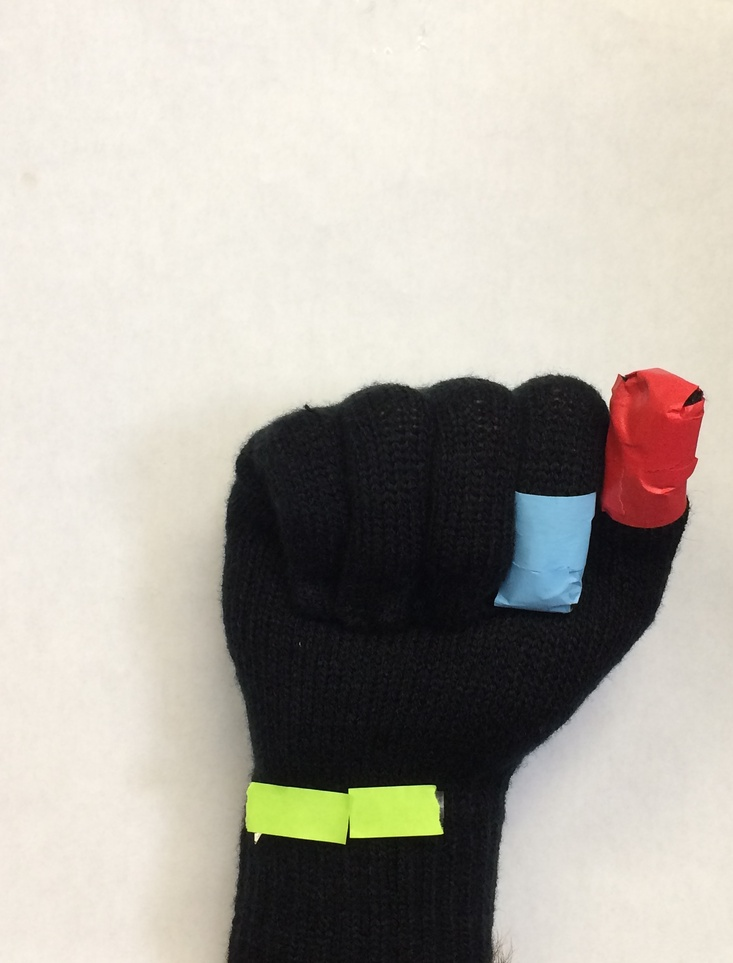
%> input picture A.JPG, 733 x 963 px, shrunk from 1472 x 1935 before the run
$ octave --eval "result = findred('A.JPG');"   (GNU Octave 9; MATLAB toolbox functions it lacks are replaced by stand-ins)
%> lines starting %> are read from the running program, lines starting %| are printed output that depends on the picture; in (x1, y1, x2, y2) boxes, pixels count from 0 and x2, y2 are one past the last pixel; in counts of white or black regions, pixels touching at a corner belong together; the program's own positions count from 1
function[red_tag] = findred(image)
%> called with image = 'A.JPG'
% Function is designed to find the spatial position of the red tag worn on
% the thumb of the glove in the input image.
% PARAMETERS
% image str: image file of the hand
% OUTPUT
% red_tag: single index approximating pixel at center of the red tag
%%%%%%%%%%%%%%%%%%%%%%%%%%%%%%%%%%%%%%%%%%%%%%%%%%%%%%%%%%%%%%%%%%%%%%%%%%

% 1. Import image
an_image = imread(image);
%> an_image is the input picture: size 963x733x3 uint8; mean R, G, B 178.3, 173.4, 164.8

% 2. Define boundaries for hue corresponding to known red tag
max_R = 255;
min_R = 132;
max_G = 95;
min_G = 28;
max_B = 98;
min_B = 29;

% 3. Define each color matrix
R = an_image(:,:,1); % red
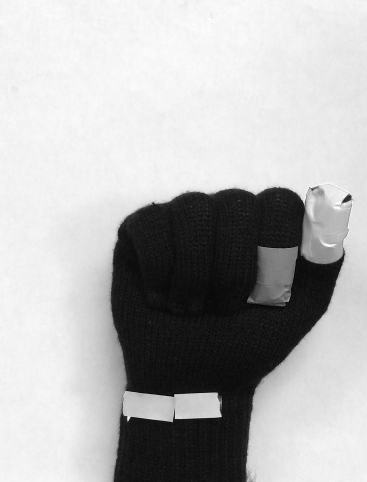
%> R: size 963x733 uint8 (shown at 1/2 size); min 0, max 255, mean 178.3
G = an_image(:,:,2); % green
B = an_image(:,:,3); % blue
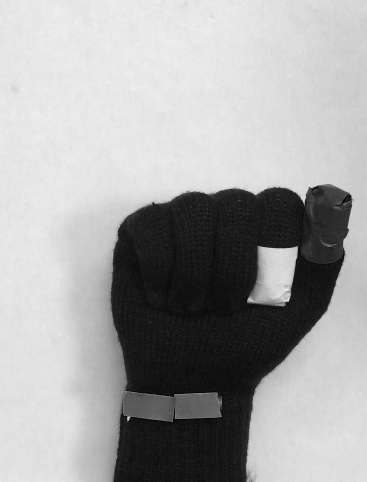
%> B: size 963x733 uint8 (shown at 1/2 size); min 0, max 244, mean 164.8

% 4. Specify the indices that fall within boundary guidelines
red_R = R >= min_R & R <= max_R;
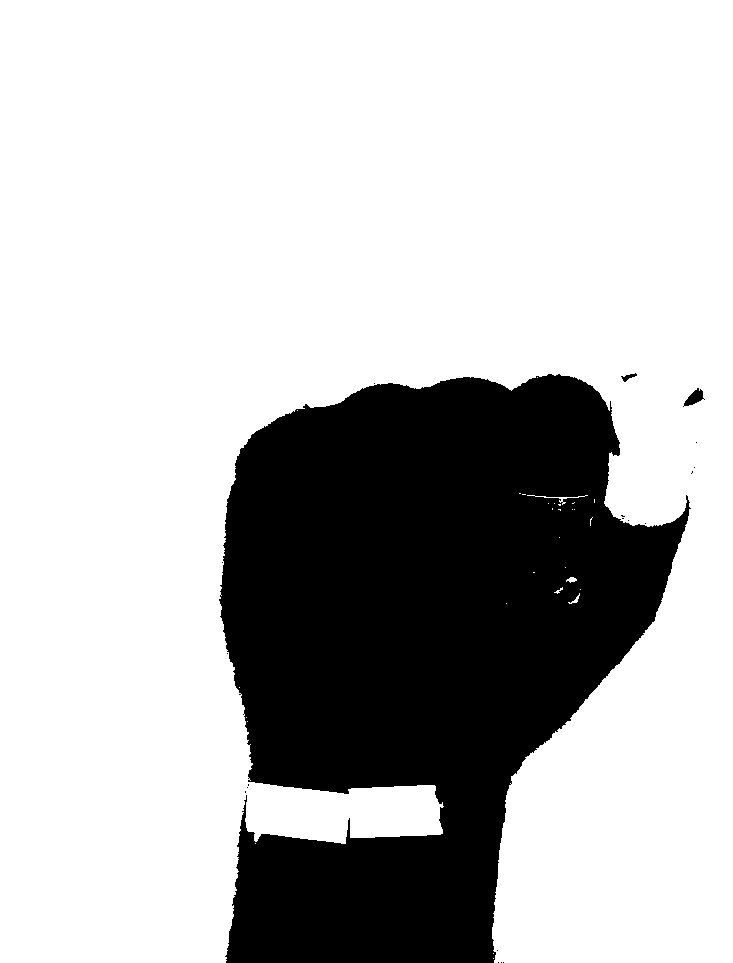
%> red_R: size 963x733 logical; 73.7% white; 20 black regions (17 under 20 px), largest, box (x1, y1, x2, y2) and area: (219, 374, 691, 963) 185596, (683, 388, 705, 407) 194, (621, 373, 637, 382) 59
red_G = G >= min_G & G <= max_G;
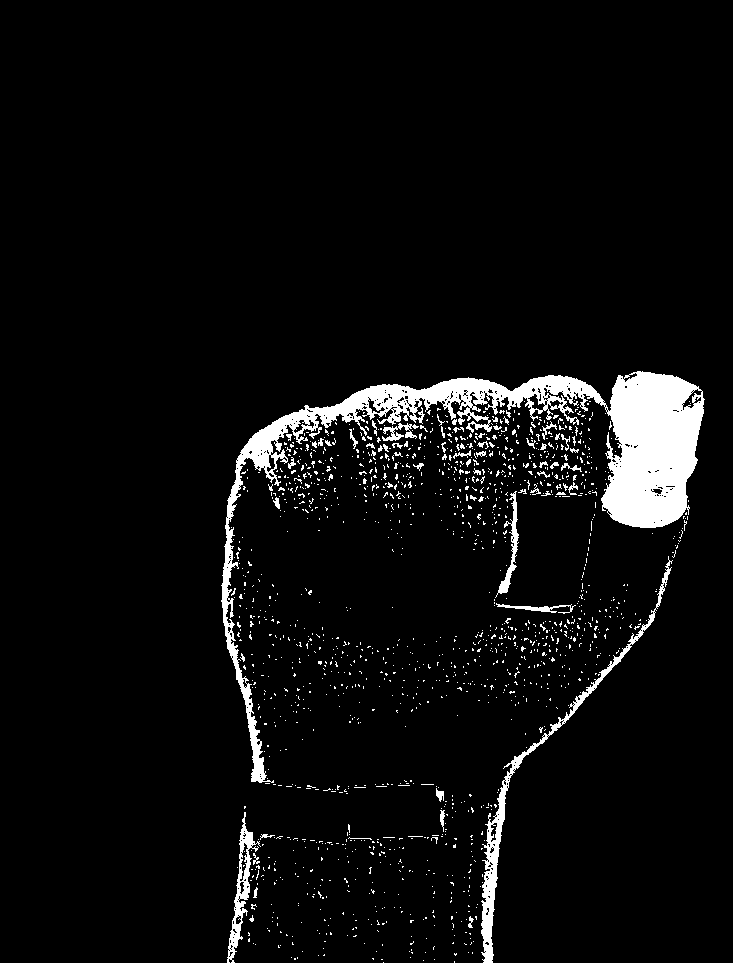
%> red_G: size 963x733 logical; 5.1% white; 1521 white regions (1464 under 20 px), largest, box (x1, y1, x2, y2) and area: (221, 371, 705, 783) 23454, (481, 556, 673, 963) 3159, (227, 812, 261, 963) 1215
red_B = B >= min_B & B <= max_B;
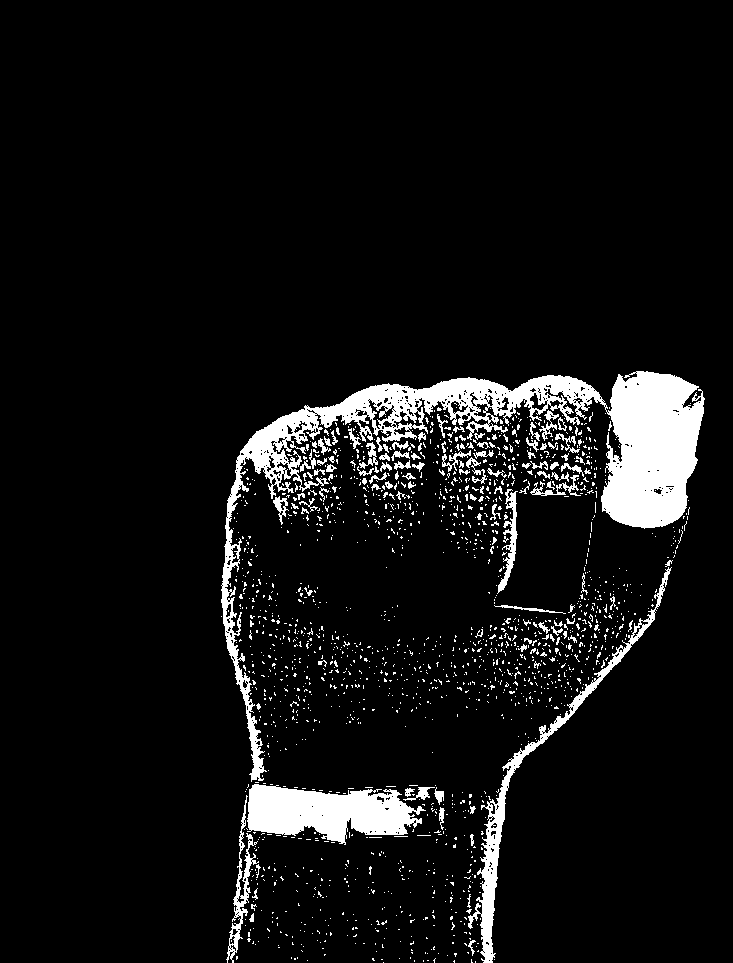
%> red_B: size 963x733 logical; 7.3% white; 1788 white regions (1667 under 20 px), largest, box (x1, y1, x2, y2) and area: (221, 371, 705, 782) 26118, (247, 784, 426, 845) 6914, (468, 567, 672, 963) 4169

% 5. Identify the corresponding indices within imported image and find
% approximate central one
red_tag = red_R & red_G & red_B;
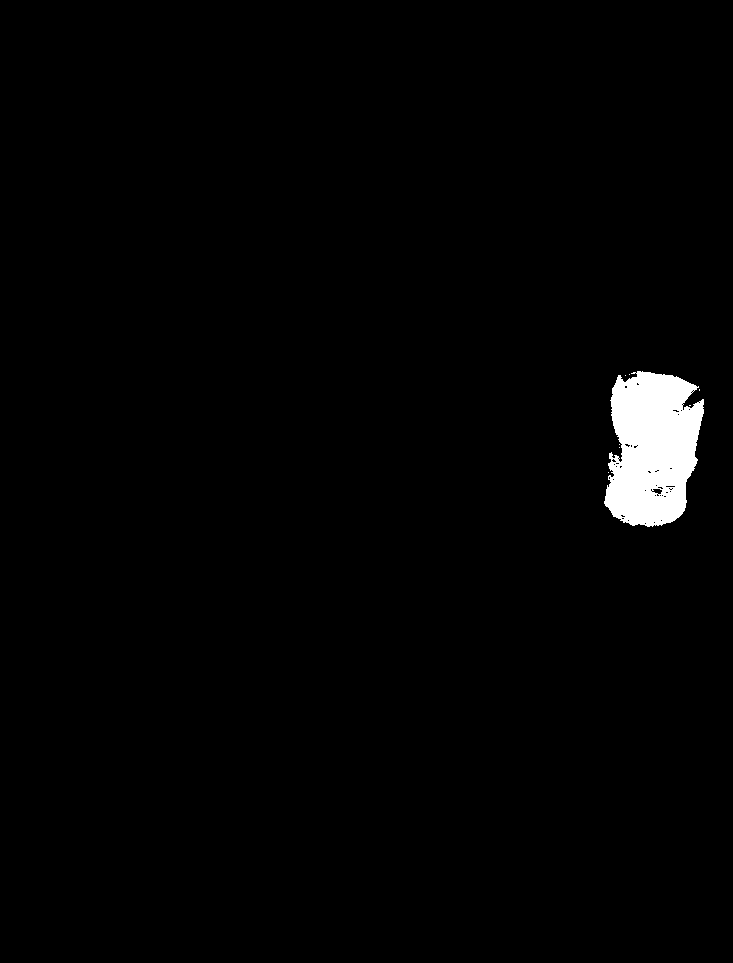
%> red_tag: size 963x733 logical; 1.7% white; 8 white regions (7 under 20 px), largest, box (x1, y1, x2, y2) and area: (604, 371, 704, 527) 11694
red_tag = find(red_tag == 1);
%> red_tag = 11703 values from 582154 to 677403
red_tag = median(red_tag);
%> red_tag = 628270
red_tag = round(red_tag); % must round to nearest integer since indices
% cannot be decimals AND using the median command in line 34 may produce a
% decimal

% 6. Initialize tagged image and attempt to mark that pixel
tagged_image = an_image;
try
    tagged_image(red_tag) = 0;
%> tagged_image: size 963x733x3 uint8; under 0.01% of pixels changed, all inside (x1, y1, x2, y2) = (652, 393, 653, 394)
catch
    red_tag = 'None'; % this is for if red tag is completely hidden in image
end

% [7 lines of commented-out code are left out]

end

$ run again, on A2.JPG
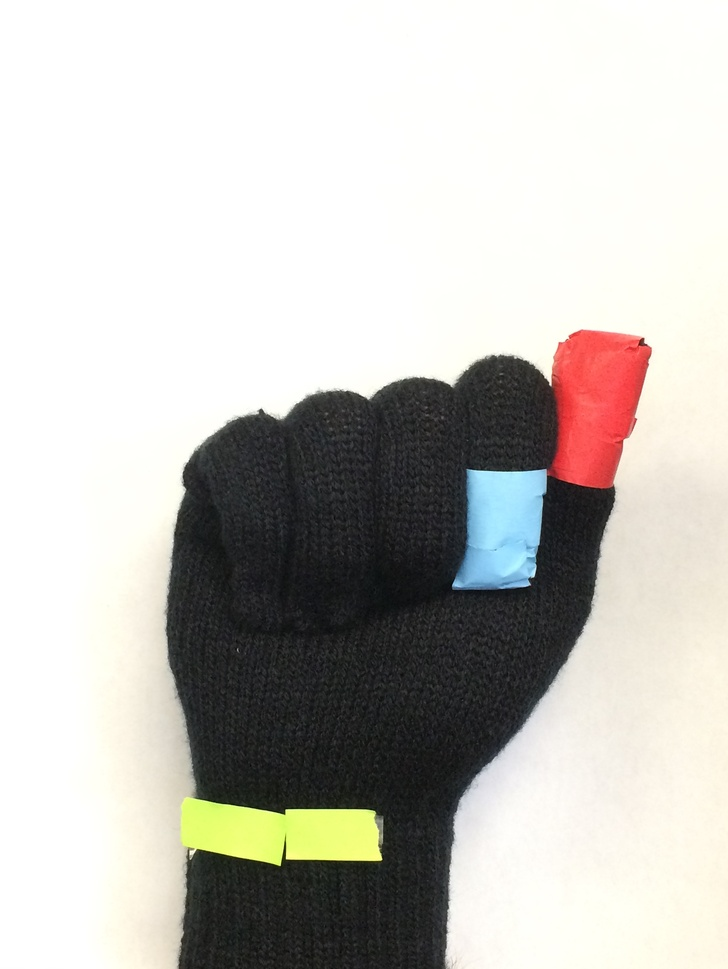
%> input picture A2.JPG, 728 x 969 px, shrunk from 1482 x 1973 before the run
%> in findred, an_image is the input picture: size 969x728x3 uint8; mean R, G, B 194.7, 192.4, 187.3
%> in findred, `red_R = R >= min_R & R <= max_R;`:
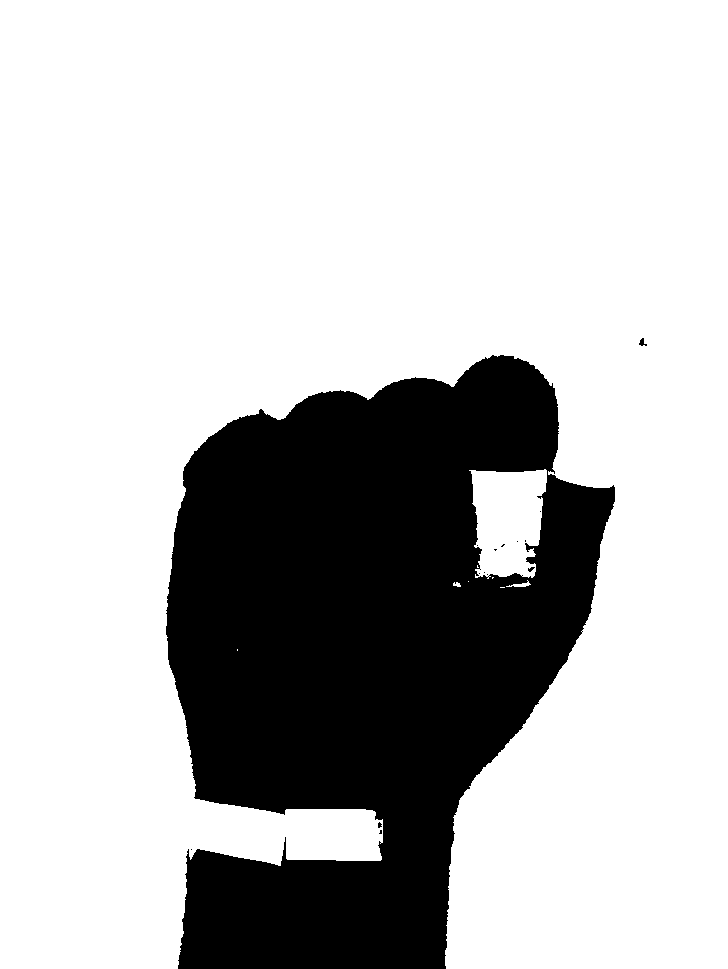
%> red_R: size 969x728 logical; 74.1% white; 15 black regions (12 under 20 px), largest, box (x1, y1, x2, y2) and area: (166, 355, 615, 969) 182608, (639, 338, 647, 346) 34, (528, 567, 535, 572) 20
%> red_G: size 969x728 logical; 21.7% white; 272 white regions (243 under 20 px), largest, box (x1, y1, x2, y2) and area: (166, 331, 651, 969) 150939, (326, 592, 357, 625) 409, (283, 609, 316, 631) 240
%> red_B: size 969x728 logical; 20.8% white; 465 white regions (416 under 20 px), largest, box (x1, y1, x2, y2) and area: (166, 331, 651, 969) 142332, (326, 592, 358, 625) 419, (282, 778, 298, 807) 154
%> in findred, `red_tag = red_R & red_G & red_B;`:
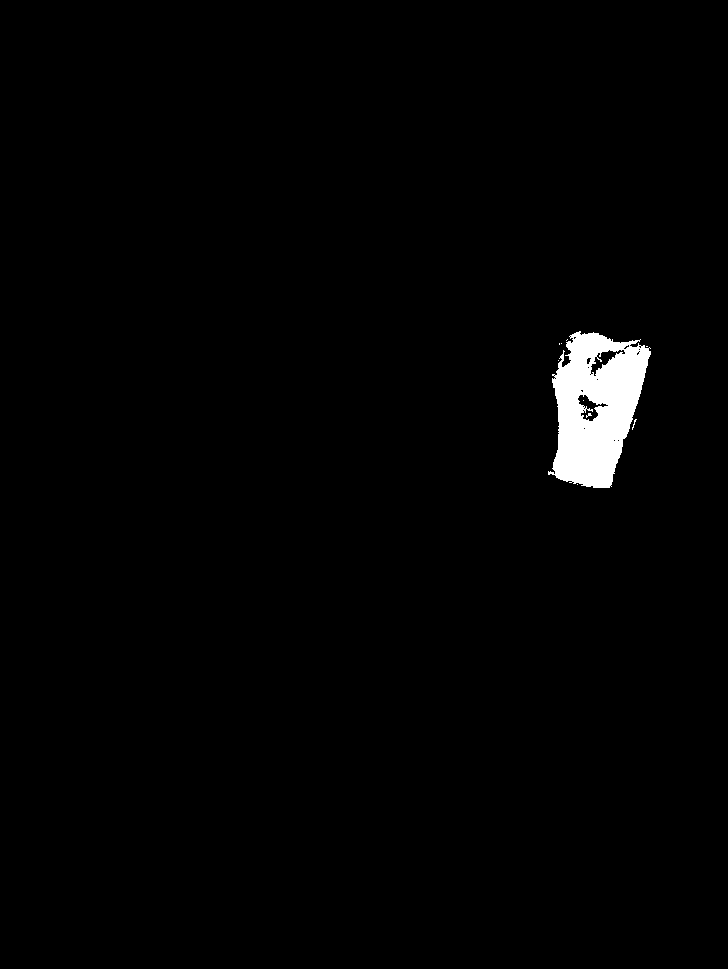
%> red_tag: size 969x728 logical; 1.5% white; 10 white regions (9 under 20 px), largest, box (x1, y1, x2, y2) and area: (548, 331, 651, 488) 10375
%> in findred, `red_tag = find(red_tag == 1);`: red_tag = 10415 values from 531484 to 630205
%> in findred, `red_tag = median(red_tag);`: red_tag = 576944
%> tagged_image: size 969x728x3 uint8; under 0.01% of pixels changed, all inside (x1, y1, x2, y2) = (595, 388, 596, 389)

$ run again, on A3.JPG
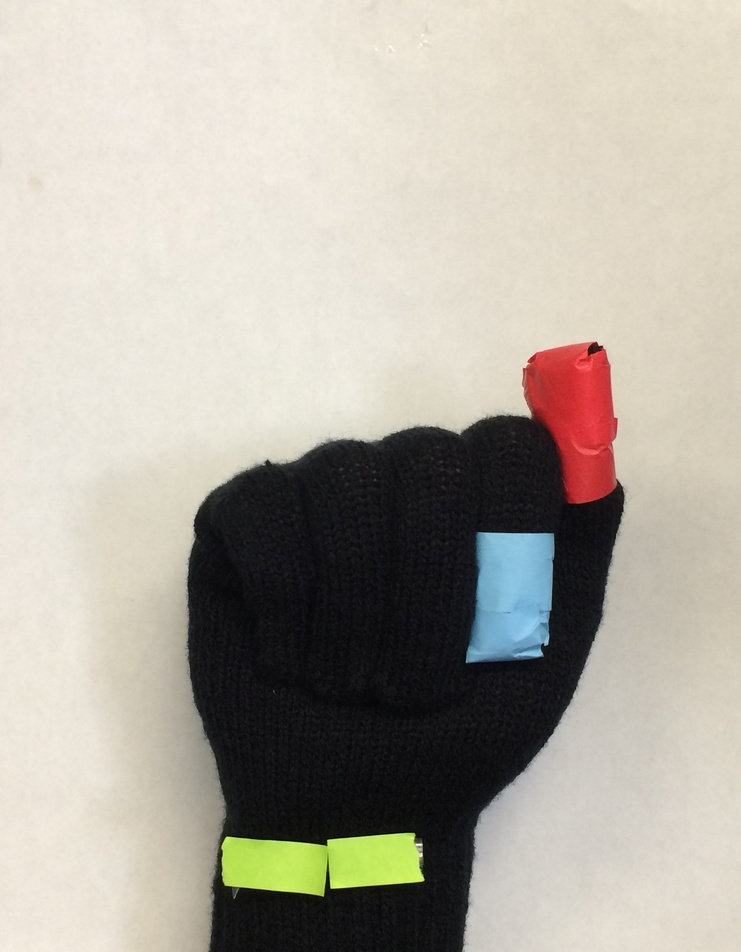
%> input picture A3.JPG, 741 x 952 px, shrunk from 1530 x 1967 before the run
%> in findred, an_image is the input picture: size 952x741x3 uint8; mean R, G, B 177.6, 172.1, 161.3
%> in findred, `red_R = R >= min_R & R <= max_R;`:
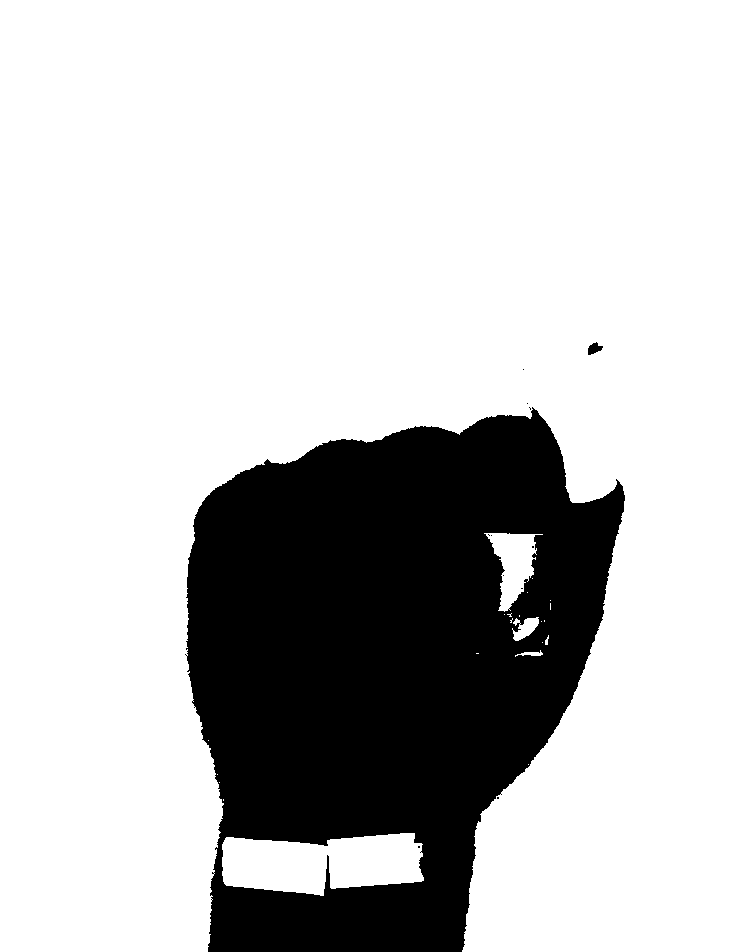
%> red_R: size 952x741 logical; 76.8% white; 12 black regions (10 under 20 px), largest, box (x1, y1, x2, y2) and area: (185, 407, 625, 952) 163237, (588, 342, 603, 355) 116
%> red_G: size 952x741 logical; 3.4% white; 807 white regions (779 under 20 px), largest, box (x1, y1, x2, y2) and area: (187, 342, 624, 952) 17277, (456, 534, 616, 952) 2289, (466, 532, 480, 656) 486
%> red_B: size 952x741 logical; 5.1% white; 1239 white regions (1187 under 20 px), largest, box (x1, y1, x2, y2) and area: (194, 342, 625, 531) 15783, (222, 836, 421, 899) 8236, (454, 535, 616, 952) 2926
%> in findred, `red_tag = red_R & red_G & red_B;`:
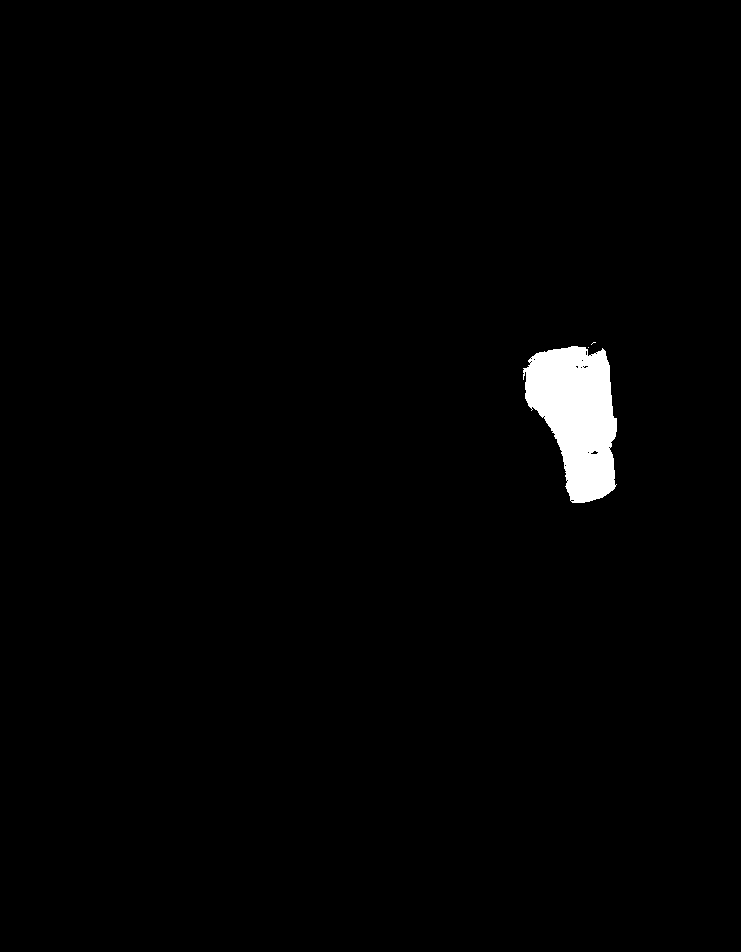
%> red_tag: size 952x741 logical; 1.4% white; 3 white regions (2 under 20 px), largest, box (x1, y1, x2, y2) and area: (523, 346, 617, 503) 9920
%> in findred, `red_tag = find(red_tag == 1);`: red_tag = 9926 values from 498265 to 586917
%> in findred, `red_tag = median(red_tag);`: red_tag = 550751.5
%> in findred, `red_tag = round(red_tag);`: red_tag = 550752
%> tagged_image: size 952x741x3 uint8; under 0.01% of pixels changed, all inside (x1, y1, x2, y2) = (578, 495, 579, 496)
